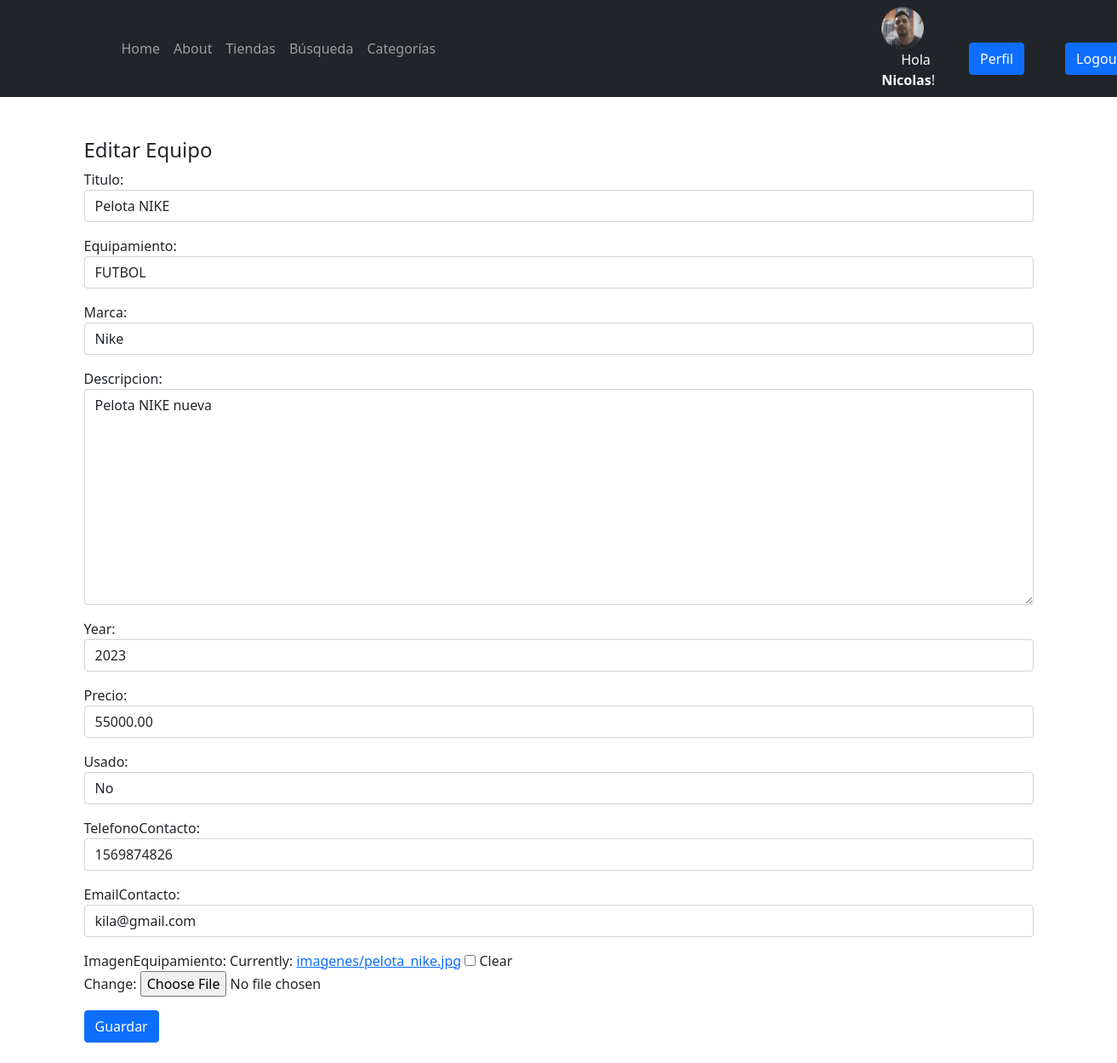
The app's page /futbolEdicion/14/ (signed in) with its own data.
### EntrenamientoApp/models.py (models this page shows, shortened)
class Profile(models.Model):
    user = models.OneToOneField(User, null=True, on_delete=models.CASCADE)
    bio = models.TextField()
    profile_pic = models.ImageField(null=True, blank=True, upload_to='avatares/')
    website_url = models.CharField(max_length=255, null=True, blank=True)
    facebook_url = models.CharField(max_length=255, null=True, blank=True)
    twitter_url = models.CharField(max_length=255, null=True, blank=True)
    instagram_url = models.CharField(max_length=255, null=True, blank=True)

class Equipamiento(models.Model):
    equipamientoSeleccion = (
    ('gym','GYM'),
    ('funcional', 'FUNCIONAL'),
    ('futbol','FUTBOL'),
    ('boxeo','BOXEO'),
    ('basquet','BASQUET'),
    ('otro', 'Otro'),
    )
    usuario = models.ForeignKey(User, on_delete=models.CASCADE, null=True, blank=True)
    titulo = models.CharField(max_length=200)
    equipamiento = models.CharField(max_length=15, choices=equipamientoSeleccion, default='gym')
    marca = models.CharField(max_length=40)
    descripcion = models.TextField(null=True, blank=True)
    year = models.IntegerField()
    precio = models.DecimalField(max_digits=10, decimal_places=2)
    usado = models.BooleanField()
    fechaPublicacion = models.DateTimeField(auto_now_add=True)
    telefonoContacto = models.IntegerField()
    emailContacto = models.EmailField()
    imagenEquipamiento = models.ImageField(null=True, blank=True, upload_to="imagenes/")
    class Meta:
        ordering = ['usuario', '-fechaPublicacion']

### EntrenamientoApp/views.py (the view)
# urls.py: path('futbolEdicion/<int:pk>/', FutbolUpdate.as_view(), name='futbol_editar'),
class FutbolUpdate(LoginRequiredMixin, UpdateView):
    model = Equipamiento
    form_class = ActualizacionEquipamiento
    success_url = reverse_lazy('futbols')
    context_object_name = 'futbol'
    template_name = 'EntrenamientoApp/futbolEdicion.html'

### EntrenamientoApp/forms.py
class ActualizacionEquipamiento(forms.ModelForm):
    class Meta:
        model = Equipamiento
        fields = ('titulo', 'equipamiento', 'marca', 'descripcion', 'year', 'precio', 'usado', 'telefonoContacto', 'emailContacto', 'imagenEquipamiento')
        widgets = {
            'titulo' : forms.TextInput(attrs={'class': 'form-control'}),
            'equipamiento' : forms.Select(attrs={'class': 'form-control'}),
            'marca' : forms.TextInput(attrs={'class': 'form-control'}),
            'descripcion' : forms.Textarea(attrs={'class': 'form-control'}),
            'year' : forms.TextInput(attrs={'class': 'form-control'}),
            'precio' : forms.TextInput(attrs={'class': 'form-control'}),
            'usado' : forms.NullBooleanSelect(attrs={'class': 'form-control'}),
            'telefonoContacto' : forms.TextInput(attrs={'class': 'form-control'}),
            'emailContacto' : forms.TextInput(attrs={'class': 'form-control'}),
        }

### EntrenamientoApp/templates/EntrenamientoApp/futbolEdicion.html
{% extends 'EntrenamientoApp/home.html' %}
{% block content %}
<br>
<br>
{% if user.id == futbol.usuario.id %}
<div class="container">
    <h4>Editar Equipo</h4>
</div>
<div class="container">
    <div class="form-group">
        <form method="post" enctype="multipart/form-data">{% csrf_token %}
            {{ form.as_p }}
            <button type="submit" class="btn btn-primary">Guardar</button>
        </form>
    </div>
</div>
<br>
{% else %}
<div class="container">
<h4>No tienes acceso a esta pagina!</h4>
</div>
{% endif %}
{% endblock %}

### EntrenamientoApp/templates/EntrenamientoApp/home.html (shortened to what this page needs)
<!DOCTYPE html>
<html lang="en">
    {% load static %}
    <head>
        <link href="https://cdn.jsdelivr.net/npm/bootstrap-icons@1.5.0/font/bootstrap-icons.css" rel="stylesheet" />
        <link href="{% static 'EntrenamientoApp/css/styles.css' %}" rel="stylesheet" />
        <link href="{% static 'EntrenamientoApp/css/carrusel.css' %}" rel="stylesheet" />
    </head>
    <body class="d-flex flex-column h-100">
        <main class="flex-shrink-0">
            <nav class="navbar navbar-expand-lg navbar-dark bg-dark">
                <div class="container px-5">
                    <div class="collapse navbar-collapse" id="navbarSupportedContent">
                        <ul class="navbar-nav ms-auto mb-2 mb-lg-0">
                            <li class="nav-item"><a class="nav-link" href="/">Home</a></li>
                            <li class="nav-item"><a class="nav-link" href="{% url 'about' %}">About</a></li>
                            <li class="nav-item"><a class="nav-link" href="#features">Tiendas</a></li>
                            <li class="nav-item"><a class="nav-link" href="#buscar">Búsqueda</a>
                            <li class="nav-item"><a class="nav-link" href="#carouselExampleControls">Categorías</a>
                        </ul>                        <div class="container"></div>
                    {% if request.user.is_authenticated %}
                        {% if user.profile.profile_pic %}
                        <div class="container">
                            <img src="{{ user.profile.profile_pic.url }}" width="50" height="50" class="rounded-circle"/>
                        {% else %}
                            <img src="{% static 'avatares/default_user_perfil.png' %}" width="50" height="50" class="rounded-circle ml-auto" alt="...">
                        {% endif %}
                        <li class="nav-item">
                          <span class="text-light">Hola <strong>{{request.user.first_name}}</strong>!</span>
                        </li>
                        </div>
                        <div class="container">
                            <div class="d-grid gap-2 d-md-flex justify-content-md-end">
                                <li class="nav-item">
                                <a class="nav-link" href="{% url 'editar_perfil' %}"><button class="btn btn-primary me-md-2" type="button">Perfil</button></a>
                                </li>
                                <li class="nav-item">
                                <a class="nav-link" href="{% url 'logout' %}"><button class="btn btn-primary" type="button">Logout</button></a>
                                </li>
                            </div>
                        </div>
                      {% endif %}
                    </div>
                </div>
            </nav>
            {% block content %}{% endblock %}

### records on screen
Equipamiento: titulo "Pelota NIKE", equipamiento "FUTBOL", marca "Nike", descripcion "Pelota NIKE nueva", year "2023", precio "55000.00", usado "No", telefonoContacto "1569874826", emailContacto "kila@gmail.com"

### other values on screen
{{ request.user.first_name }} "Nicolas"
